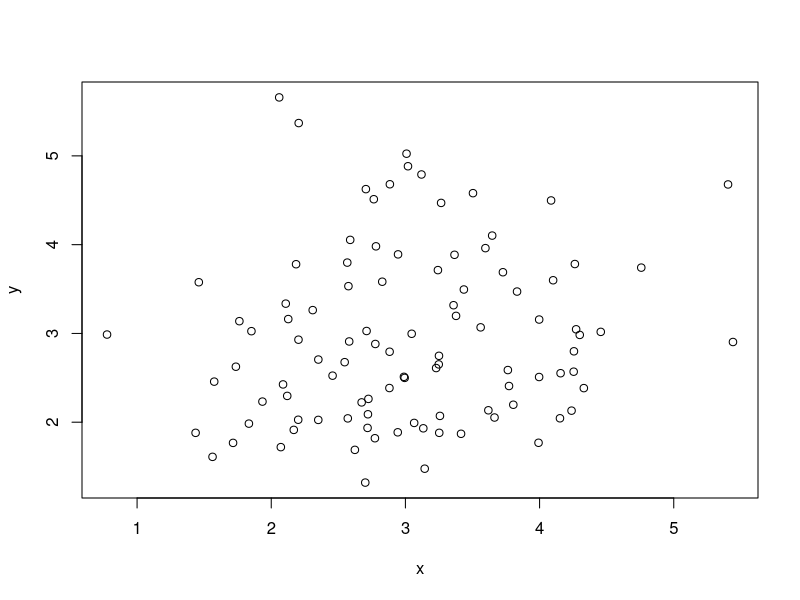

This figure's R source: (Note: this script raises an error after producing the figure.)

library(RColorBrewer)
library(MASS)

# example 1
n <- 100
set.seed(0)
x <- rnorm(n, 3) 
y <- rnorm(n, 3)
plot(x,y)
den <- kde2d(x, y, n=100)     # estimate non-parameteric density surface via kernel smoothing
cols = set_alpha_color_value(heat.colors(12), .1)
crit_dens_image(den, col=cols, prob=.1)
crit_contour(den, n=100, col="red", drawlabels=FALSE, prob=.1)


# example 2
n <- 200
set.seed(0)
x <- rnorm(n, c(1,3)) 
y <- rnorm(n, c(1,3))
d <- data.frame(x,y, g=1:2)
plot(x,y, pch=16, cex=.7, col=1:2)
g1 <- subset(d, g==1)
g2 <- subset(d, g==2)
den1 <- kde2d(g1$x, g1$y, n=100)     # estimate non-parameteric density surface via kernel smoothing
den2 <- kde2d(g2$x, g2$y, n=100)     # estimate non-parameteric density surface via kernel smoothing

reds <- set_alpha_color_value("red", seq(.05, 1, len=20))
blues <- set_alpha_color_value("blue", seq(.05, 1, len=20))
# cols <- colorRampPalette(c("white", "darkred"))(10)
# cols <- set_alpha_color_value(cols, alpha=.5)
crit_dens_image(den1, col=blues, prob=.3)
crit_contour(den1, n=100, lty=3, drawlabels=FALSE, prob=.3)
crit_dens_image(den2, col=reds, prob=.3)
crit_contour(den2, n=100, lty=3, drawlabels=FALSE, prob=.3)
